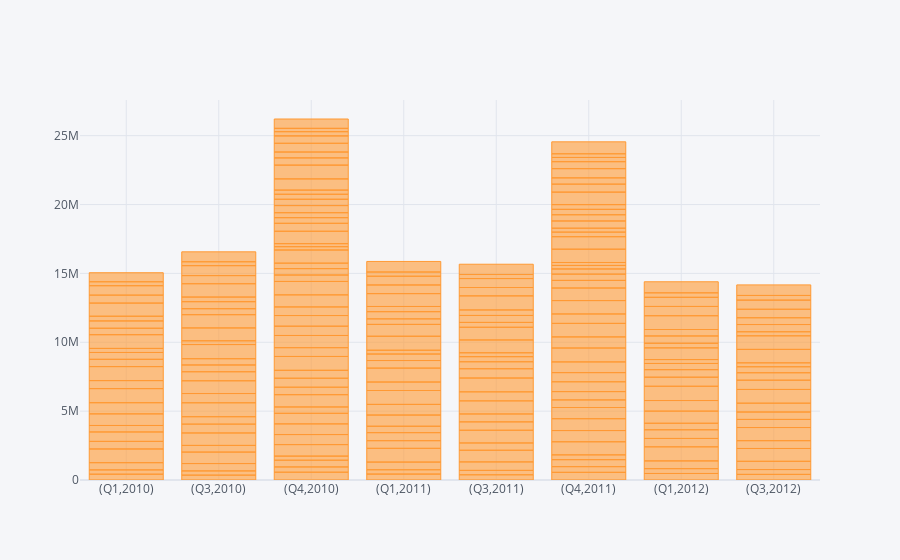

Write notebook code for a chart like this one.
### Code cell
# neg_holiday_data['Quarter'].iplot("bar")
neg_holiday_data.iplot(kind='bar', x=['Quarter', 'Year'], y='Weekly_Sales')

### Figure 1 — Plotly figure (JSON) as saved in the notebook; plotly's stock layout.template omitted (floating-point values rounded to 4 significant figures; data arrays with more than 128 entries replaced by an {"elided": "..."} marker saying what was removed)
{"data": [{"marker": {"color": "rgba(255, 153, 51, 0.6)", "line": {"color": "rgba(255, 153, 51, 1.0)", "width": 1}}, "name": "Weekly_Sales", "orientation": "v", "text": "", "type": "bar", "x": {"elided": "230 str values"}, "y": {"elided": "230 float values"}}], "layout": {"legend": {"bgcolor": "#F5F6F9", "font": {"color": "#4D5663"}}, "paper_bgcolor": "#F5F6F9", "plot_bgcolor": "#F5F6F9", "title": {"font": {"color": "#4D5663"}}, "xaxis": {"gridcolor": "#E1E5ED", "showgrid": true, "tickfont": {"color": "#4D5663"}, "title": {"font": {"color": "#4D5663"}, "text": ""}, "zerolinecolor": "#E1E5ED"}, "yaxis": {"gridcolor": "#E1E5ED", "showgrid": true, "tickfont": {"color": "#4D5663"}, "title": {"font": {"color": "#4D5663"}, "text": ""}, "zerolinecolor": "#E1E5ED"}}}
